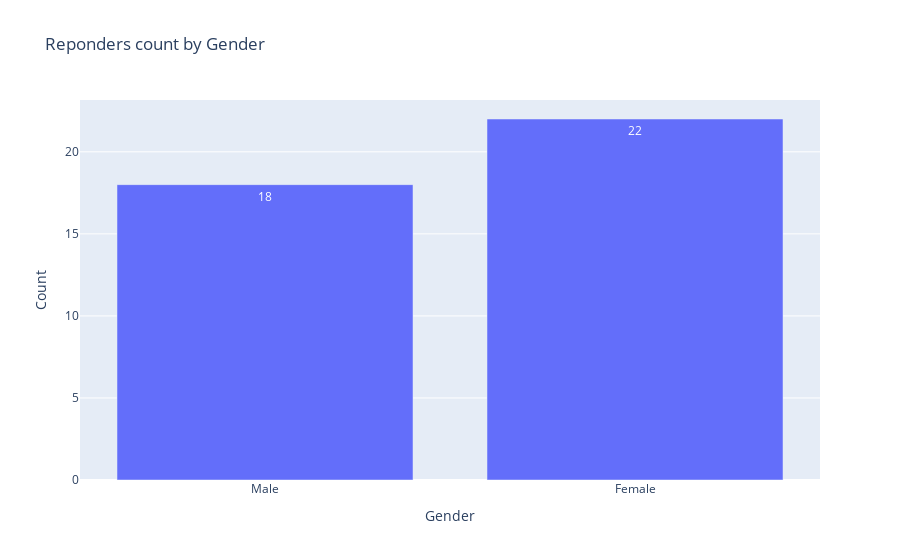

Notebook source saved alongside this figure:
### Code cell
px.bar(data.groupby(['gender']).size().reset_index(name="count").sort_values(by=['count']), 'gender', 'count', text_auto=True, labels={'gender':'Gender', "count": "Count"}, title="Reponders count by Gender")

### Figure 1 — Plotly figure (JSON) as saved in the notebook; plotly's stock layout.template omitted (floating-point values rounded to 4 significant figures)
{"data": [{"alignmentgroup": "True", "hovertemplate": "Gender=%{x}<br>Count=%{y}<extra></extra>", "legendgroup": "", "marker": {"color": "#636efa", "pattern": {"shape": ""}}, "name": "", "offsetgroup": "", "orientation": "v", "showlegend": false, "textposition": "auto", "texttemplate": "%{y}", "type": "bar", "x": ["Male", "Female"], "xaxis": "x", "y": [18, 22], "yaxis": "y"}], "layout": {"barmode": "relative", "legend": {"tracegroupgap": 0}, "title": {"text": "Reponders count by Gender"}, "xaxis": {"anchor": "y", "domain": [0, 1], "title": {"text": "Gender"}}, "yaxis": {"anchor": "x", "domain": [0, 1], "title": {"text": "Count"}}}}
